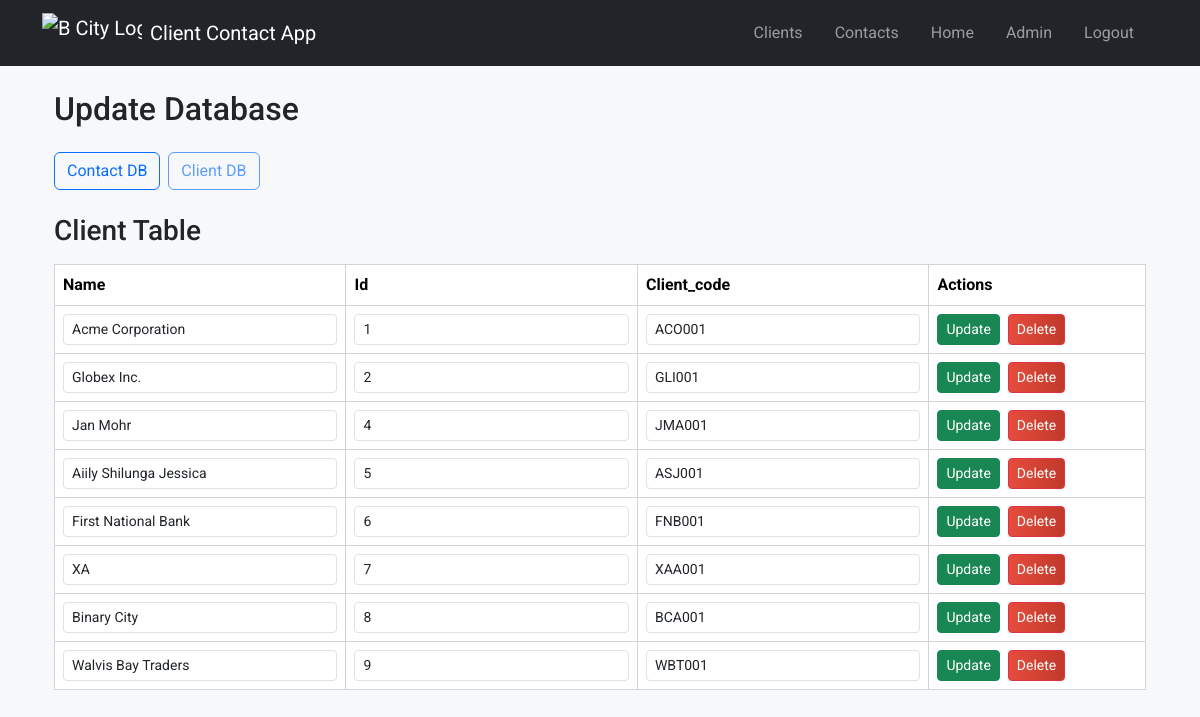
Page /admin/update_database?db=client (signed in) on the committed database.
### models/client.py (models this page shows, shortened)
class Client(db.Model):
    __tablename__ = 'client'
    id = db.Column(db.Integer, primary_key=True)
    name = db.Column(db.String(100), nullable=False)
    client_code = db.Column(db.String(50), nullable=False, unique=True)
    contacts = db.relationship(
        'Contact',
        secondary='client_contact',
        back_populates='clients'
    )

### routes/admin.py (the view)
@admin_bp.route('/admin/update_database', methods=['GET', 'POST'])
@login_required
def update_database():
    db_choice = request.args.get('db')
    records = []
    columns = []
    model = None
    if db_choice == 'contact':
        model = Contact
    elif db_choice == 'client':
        model = Client
    if model:
        records = model.query.order_by(model.id.asc()).all()
        if records:
            columns = [col for col in vars(records[0]).keys() if not col.startswith('_')]
    return render_template(
        'update_database.html',
        db_choice=db_choice,
        records=records,
        columns=columns,
    )

### templates/update_database.html
{% extends "base.html" %}
{% block content %}
<div class="container">
    <h2 class="mb-4">Update Database</h2>
    <form method="get" action="{{ url_for('admin.update_database') }}" class="d-flex gap-2 mb-4">
        <button name="db" value="contact" type="submit" class="btn btn-outline-primary {% if db_choice == 'contact' %}active{% endif %}" {% if db_choice == 'contact' %}disabled{% endif %}>Contact DB</button>
        <button name="db" value="client" type="submit" class="btn btn-outline-primary {% if db_choice == 'client' %}active{% endif %}" {% if db_choice == 'client' %}disabled{% endif %}>Client DB</button>
    </form>
    {% if db_choice %}
        <h3 class="mb-3">{{ db_choice|capitalize }} Table</h3>
        {% if records and columns %}
        <div class="table-responsive">
            <table class="table custom-compact-table align-middle">
                <thead>
                    <tr>
                    {% for col in columns %}
                        <th>{{ col|capitalize }}</th>
                    {% endfor %}
                        <th>Actions</th>
                    </tr>
                </thead>
                <tbody>
                {% for record in records %}
                <tr>
                    <form method="post" action="{{ url_for('admin.update_delete_record', model_name=db_choice, record_id=record.id) }}">
                        {% for col in columns %}
                        <td>
                            <input name="{{ col }}" value="{{ record | attribute(col) }}" class="form-control form-control-sm" {% if col == 'id' %}readonly{% endif %}>
                        </td>
                        {% endfor %}
                        <td>
                            <button name="action" value="update" type="submit" class="btn btn-sm btn-success me-1">Update</button>
                            <button name="action" value="delete" type="submit" class="btn btn-sm btn-danger" onclick="return confirm('Delete this record?');">Delete</button>
                        </td>
                    </form>
                </tr>
                {% endfor %}
                </tbody>
            </table>
        </div>
        {% else %}
            <div class="alert alert-warning">No records found.</div>
        {% endif %}
    {% endif %}
</div>
{% endblock %}

### static/css/style.css (style rules this page uses)
body { font-family: Arial, sans-serif; background: #f6f8fa; margin: 0; padding: 0; }
table { border-collapse: collapse; width: 100%; margin-bottom: 2em; }
th, td { border: 1px solid #d1d5da; padding: 0.5em 1em; text-align: left; }
th { background: #f3f4f6; }
button, input[type="submit"] { background: #2ea44f; color: #fff; border: none; padding: 0.4em 1em; border-radius: 4px; cursor: pointer; }
.btn-danger { background: #e74c3c; background: linear-gradient(90deg, #e74c3c 0%, #c0392b 100%); }

### rows in the picture
Client: name "Acme Corporation" "1" "ACO001"
Client: name "Globex Inc." "2" "GLI001"
Client: name "Jan Mohr" "4" "JMA001"
Client: name "Aiily Shilunga Jessica" "5" "ASJ001"
Client: name "First National Bank" "6" "FNB001"
Client: name "XA" "7" "XAA001"
Client: name "Binary City" "8" "BCA001"
Client: name "Walvis Bay Traders" "9" "WBT001"

### other values in the picture
{{ db_choice|capitalize }} "Client"
{{ col|capitalize }} "Name" "Id" "Client_code"
